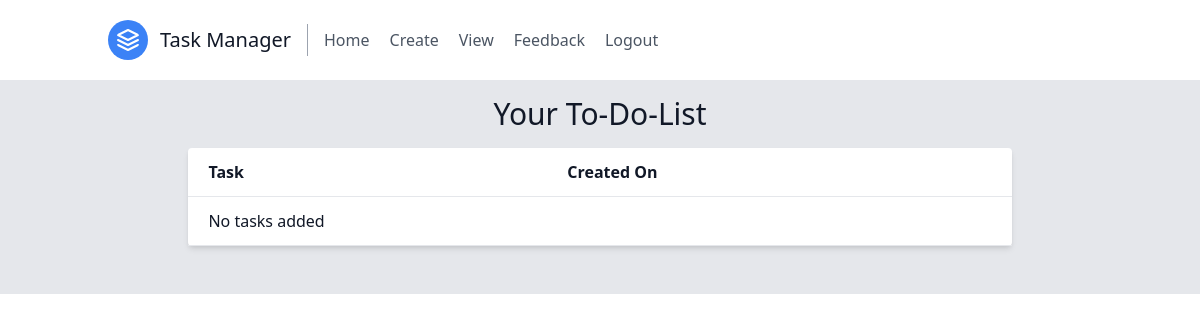
The page /view/ (signed in) on the database as committed earlier.
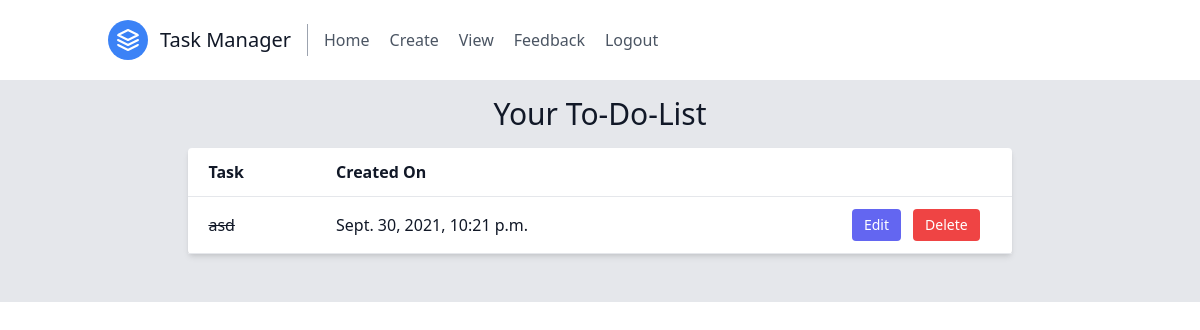
The same page on the database as committed later.
### todo_app/models.py (models this page shows, shortened)
class TasksModel(models.Model):
	user = models.ForeignKey(User, null=True, on_delete=models.CASCADE)
	task = models.TextField()
	completed = models.BooleanField(default=False)
	created = models.DateTimeField(auto_now_add=True)

### todo_app/views.py (the view)
# urls.py: path("view/", view, name="view"),
@login_required(login_url="user_login")
def view(request):
	view_tasks = TasksModel.objects.filter(user=request.user)
	return render(request, "view.html", {"view_tasks":view_tasks})

### todo_app/templates/view.html (shortened to what this page needs)
{% extends 'base.html' %}
{% block content %}
<div class="text-gray-900 bg-gray-200 py-4">
	<center>
		<h1 class="text-3xl">
		            Your To-Do-List
		</h1>
	</center>
    <div class="px-3 py-4 flex justify-center">
        <table class="w-full text-md bg-white shadow-md rounded mb-4" style="width:70%">
            <tbody>
                <tr class="border-b">
                    <th class="text-left p-3 px-5">Task</th>
                    <th class="text-left p-3 px-5">Created On</th>
                    <th></th>
                </tr>
		{% for v in view_tasks %}
			{% if v.completed == True %}
				<tr class="border-b hover:bg-orange-100">
					<td class="p-3 px-5"><strike>{{ v.task }}</strike></td>
					<td class="p-3 px-5">{{ v.created }}</td>
					<td class="p-3 px-5 flex justify-end"><button type="button" class="mr-3 text-sm bg-indigo-500 hover:bg-indigo-700 text-white py-15 px-3 rounded focus:outline-none focus:shadow-outline"><a href="{% url 'edit' id=v.task %}">Edit</a></button><button type="button" class="mr-3 text-sm bg-red-500 hover:bg-red-700 text-white py-1.5 px-3 rounded focus:outline-none focus:shadow-outline"><a href="{% url 'delete' id=v.task %}" onclick="return confirm('Are you sure you want to delete this task?')">Delete</a></button></td>
				</tr>
			{% endif %}
		{% empty %}
			<tr class="border-b hover:bg-orange-100">
				<td class="p-3 px-5">No tasks added</td>
				<td class="p-3 px-5"></td>
				<td class="p-3 px-5 flex justify-end">&emsp;&emsp;</td>
			</tr>
		{% endfor %}
            </tbody>
        </table>
    </div>
</div>
{% endblock %}

Rows that differ between the two databases and show on the page:
added TasksModel: task "asd", created "Sept. 30, 2021, 10:21 p.m."
Other text that changed with them:
text no longer shown: "No tasks added"
